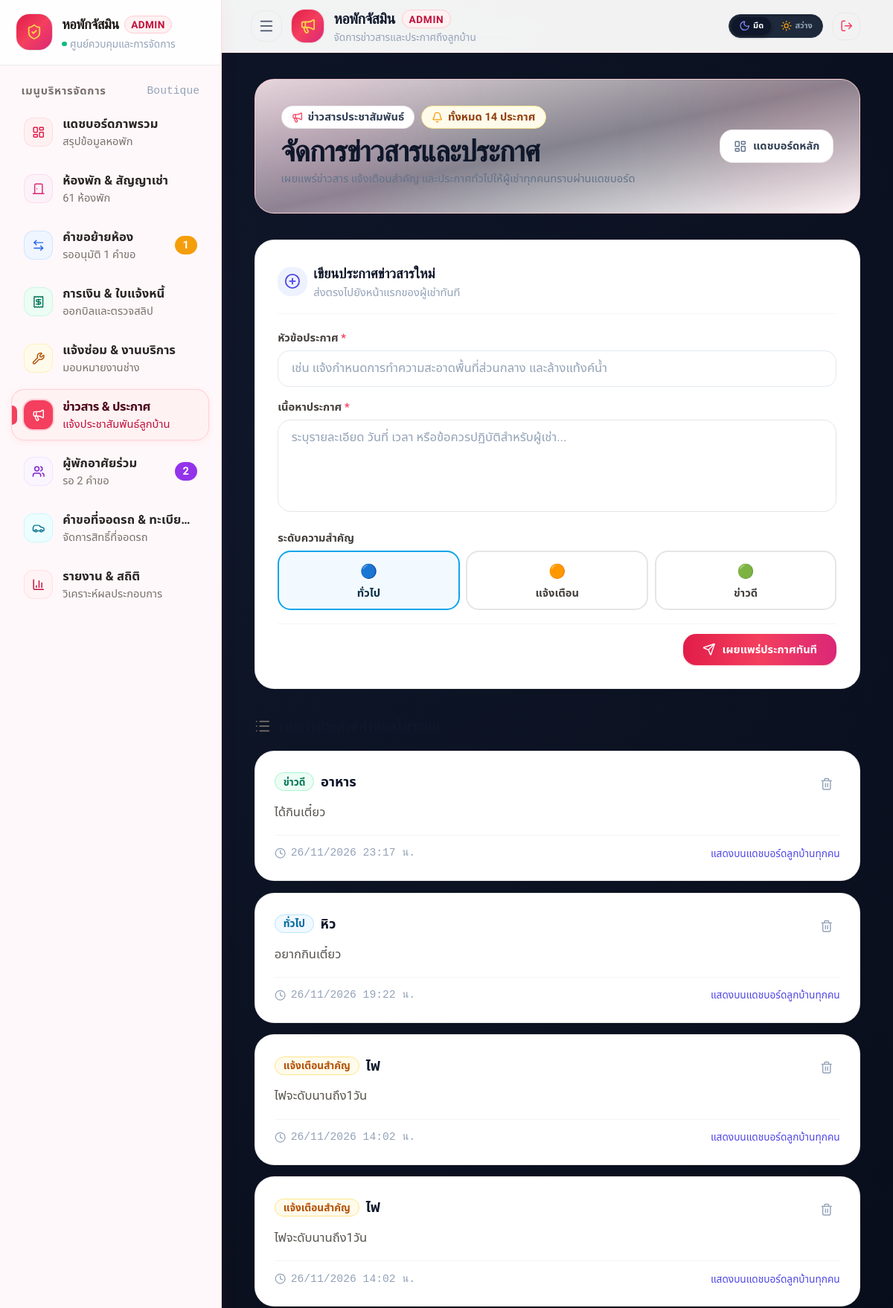
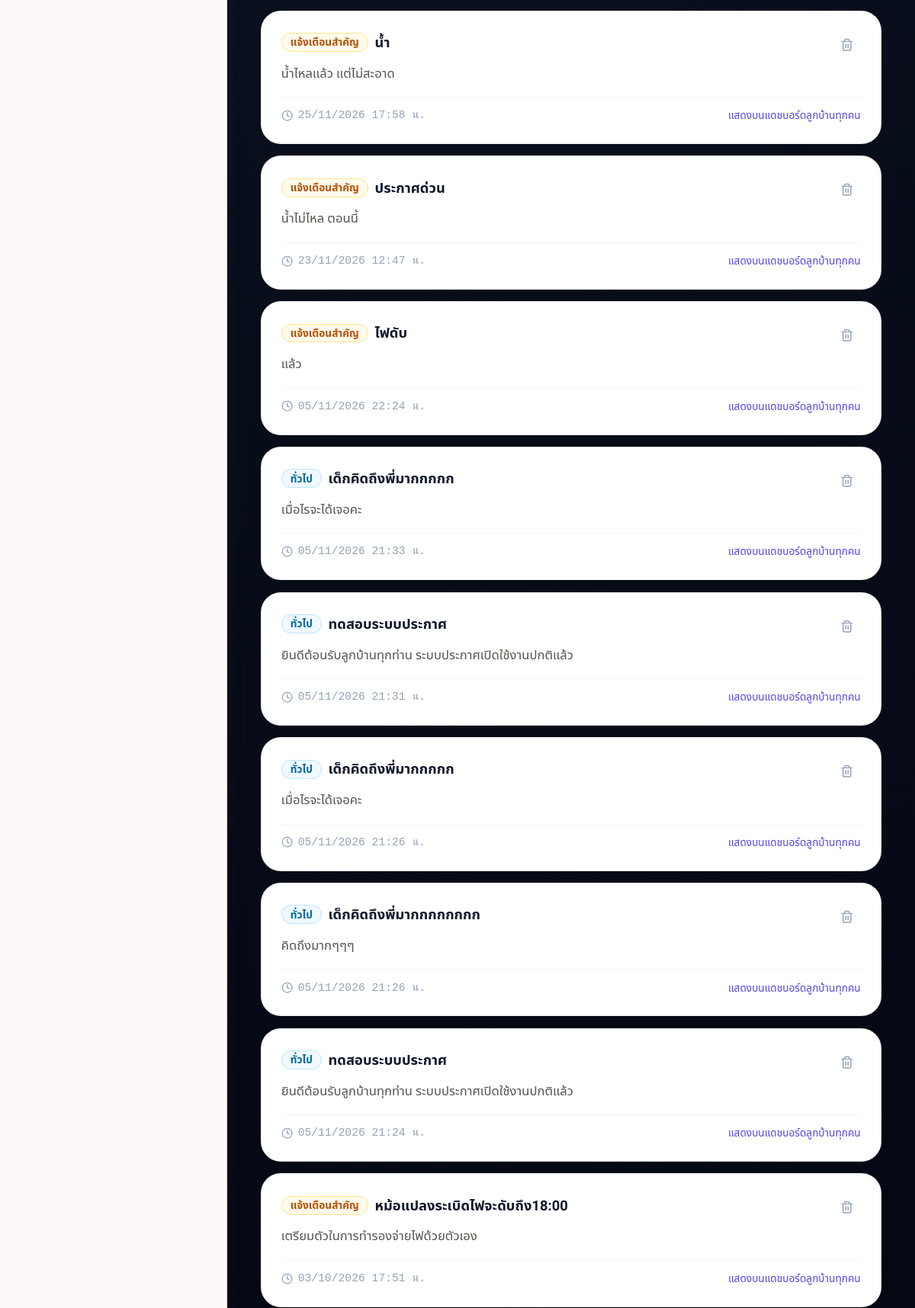
The page /manage_announcements.php (signed in, upper part) on the database its author committed (2 pictures, top to bottom).
### tables this page shows
CREATE TABLE `announcements` (
  `announcementId` int(11) NOT NULL AUTO_INCREMENT,
  `title` varchar(255) NOT NULL,
  `content` text NOT NULL,
  `createdAt` timestamp NOT NULL DEFAULT current_timestamp(),
  `created_at` timestamp NOT NULL DEFAULT current_timestamp(),
  `type` varchar(50) DEFAULT 'info',
  `message` text DEFAULT NULL,
  PRIMARY KEY (`announcementId`)
);

### manage_announcements.php (the view, shortened to what this page needs)
<?php
require_once 'includes/db_connect.php';
try {
    $conn->exec("ALTER TABLE Announcements ADD COLUMN message TEXT NULL");
} catch(Throwable $e) {}
try {
    $conn->exec("ALTER TABLE Announcements ADD COLUMN content TEXT NULL");
} catch(Throwable $e) {}
try {
    $conn->exec("ALTER TABLE Announcements ADD COLUMN type VARCHAR(50) DEFAULT 'info'");
} catch(Throwable $e) {}
$announcements = [];
try {
    $announcements = $conn->query("SELECT * FROM Announcements ORDER BY announcementId DESC")->fetchAll(PDO::FETCH_ASSOC);
} catch(Throwable $e) {}
?>
<!DOCTYPE html>
<html lang="th">
<head>
  <script src="https://cdn.tailwindcss.com">
    function selectAnnouncementType(type) {
        const input = document.getElementById('announcementTypeInput');
        if (input) input.value = type;
        const btnInfo = document.getElementById('btnAnnInfo');
        const btnWarn = document.getElementById('btnAnnWarn');
        const btnSucc = document.getElementById('btnAnnSucc');
        const inactiveCls = 'p-2.5 rounded-2xl border-2 flex flex-col items-center justify-center gap-1 text-center transition cursor-pointer border-stone-200 bg-white text-stone-700 font-semibold';
        if (btnInfo) btnInfo.className = inactiveCls;
        if (btnWarn) btnWarn.className = inactiveCls;
        if (btnSucc) btnSucc.className = inactiveCls;
        if (type === 'info' && btnInfo) {
            btnInfo.className = 'p-2.5 rounded-2xl border-2 flex flex-col items-center justify-center gap-1 text-center transition cursor-pointer border-sky-500 bg-sky-50/80 text-sky-950 font-bold shadow-xs';
        } else if (type === 'warning' && btnWarn) {
            btnWarn.className = 'p-2.5 rounded-2xl border-2 flex flex-col items-center justify-center gap-1 text-center transition cursor-pointer border-amber-500 bg-amber-50/80 text-amber-950 font-bold shadow-xs';
        } else if (type === 'success' && btnSucc) {
            btnSucc.className = 'p-2.5 rounded-2xl border-2 flex flex-col items-center justify-center gap-1 text-center transition cursor-pointer border-emerald-500 bg-emerald-50/80 text-emerald-950 font-bold shadow-xs';
        }
    }
</script>
</head>
<body class="min-h-screen flex flex-col antialiased selection:bg-indigo-600 selection:text-white pb-16 md:pb-8 bg-[#FAF9F6] text-slate-800">
  <?php include_once 'includes/admin_sidebar.php'; ?>
  <header class="sticky top-0 z-40 bg-white/95 backdrop-blur-md border-b border-rose-100/80 shadow-[0_1px_4px_0_rgba(244,63,94,0.03)]">
    <div class="max-w-7xl mx-auto px-4 sm:px-6 lg:px-8">
      <div class="flex items-center justify-between h-16">
        <div class="flex items-center space-x-3">
          <button type="button" onclick="toggleAdminSidebar()" class="p-2 -ml-1 rounded-2xl text-slate-600 hover:text-slate-900 hover:bg-rose-50/70 border border-stone-200/70 transition focus:outline-none cursor-pointer" title="เปิด/ปิด แถบเมนูด้านซ้าย">
            <i data-lucide="menu" class="w-5 h-5"></i>
          </button>
          <div class="w-10 h-10 rounded-2xl bg-gradient-to-br from-rose-600 via-rose-500 to-pink-600 flex items-center justify-center text-white shadow-sm ring-1 ring-rose-500/20 shrink-0">
            <i data-lucide="megaphone" class="w-5 h-5 text-amber-300"></i>
          </div>
          <div>
            <div class="flex items-center space-x-2">
              <span class="font-display font-bold text-lg tracking-tight text-slate-900">หอพักจัสมิน</span>
              <span class="text-[10px] bg-rose-50 text-rose-700 font-bold px-2 py-0.5 rounded-full border border-rose-200 uppercase tracking-wider">ADMIN</span>
            </div>
            <p class="text-[11px] text-slate-400 font-medium hidden sm:block">จัดการข่าวสารและประกาศถึงลูกบ้าน</p>
          </div>
        </div>
        <div class="flex items-center space-x-3">
          <?php include 'includes/theme_toggle.php'; ?>
          <a href="logout.php" onclick="return confirm('ออกจากระบบ?');" class="text-rose-500 hover:bg-rose-50 hover:text-rose-600 transition p-2 rounded-xl border border-stone-200/80" title="ออกจากระบบ">
            <i data-lucide="log-out" class="w-4 h-4"></i>
          </a>
        </div>
      </div>
    </div>
  </header>
  <main class="flex-1 max-w-5xl w-full mx-auto px-4 sm:px-6 lg:px-8 py-8 space-y-8">
    <div class="p-6 sm:p-8 relative overflow-hidden bg-gradient-to-br from-rose-50/90 via-pink-50/50 to-white border border-rose-200/80 rounded-3xl shadow-xs mb-6 sm:mb-8">
      <div class="absolute -left-16 -bottom-16 w-64 h-64 bg-pink-400/10 rounded-full blur-3xl pointer-events-none"></div>
      <div class="relative z-10 flex flex-col md:flex-row md:items-center justify-between gap-5">
        <div>
          <div class="flex items-center gap-2 flex-wrap mb-2">
            <span class="inline-flex items-center gap-1.5 text-xs font-semibold text-slate-700 bg-white border border-stone-200/80 px-3 py-1 rounded-full shadow-2xs">
              <i data-lucide="megaphone" class="w-3.5 h-3.5 text-rose-500"></i>
              <span>ข่าวสารประชาสัมพันธ์</span>
            </span>
            <span class="inline-flex items-center gap-1.5 text-xs font-semibold text-amber-800 bg-amber-50 border border-amber-200 px-3 py-1 rounded-full">
              <i data-lucide="bell" class="w-3.5 h-3.5 text-amber-500"></i>
              <span>ทั้งหมด <?php echo count($announcements); ?> ประกาศ</span>
            </span>
          </div>
          <h1 class="text-2xl sm:text-3xl lg:text-4xl font-display font-extrabold text-slate-900 tracking-tight">
            จัดการข่าวสารและประกาศ
          </h1>
          <p class="text-xs sm:text-sm text-slate-500 mt-1">
            เผยแพร่ข่าวสาร แจ้งเตือนสำคัญ และประกาศทั่วไปให้ผู้เช่าทุกคนทราบผ่านแดชบอร์ด
          </p>
        </div>
        <div class="flex flex-wrap items-center gap-3 shrink-0">
          <a href="admin_dashboard.php" class="px-4 py-2.5 bg-white hover:bg-stone-50 text-slate-700 rounded-2xl text-xs sm:text-sm font-bold transition flex items-center gap-2 cursor-pointer border border-stone-200 shadow-2xs active:scale-95">
            <i data-lucide="layout-dashboard" class="w-4 h-4 text-slate-500"></i>
            <span>แดชบอร์ดหลัก</span>
          </a>
        </div>
      </div>
    </div>
    <div class="bg-white rounded-3xl border border-stone-200/80 shadow-sm p-6 sm:p-7">
      <div class="flex items-center gap-2 pb-4 border-b border-stone-100 mb-5">
        <div class="w-9 h-9 rounded-2xl bg-indigo-50 text-indigo-600 flex items-center justify-center">
          <i data-lucide="plus-circle" class="w-5 h-5"></i>
        </div>
        <div>
          <h2 class="font-display font-bold text-slate-900 text-base">เขียนประกาศข่าวสารใหม่</h2>
          <p class="text-xs text-stone-400">ส่งตรงไปยังหน้าแรกของผู้เช่าทันที</p>
        </div>
      </div>
      <form action="manage_announcements.php" method="POST" class="space-y-4">
        <div>
          <label class="block text-xs font-bold text-stone-700 mb-1.5">หัวข้อประกาศ <span class="text-rose-500">*</span></label>
          <input type="text" name="title" required placeholder="เช่น แจ้งกำหนดการทำความสะอาดพื้นที่ส่วนกลาง และล้างแท้งค์น้ำ" class="w-full px-4 py-2.5 text-sm bg-stone-50 border border-stone-200 rounded-2xl outline-none focus:border-rose-500 focus:bg-white transition text-slate-800 placeholder-slate-400">
        </div>
        <div>
          <label class="block text-xs font-bold text-stone-700 mb-1.5">เนื้อหาประกาศ <span class="text-rose-500">*</span></label>
          <textarea name="content" rows="4" required placeholder="ระบุรายละเอียด วันที่ เวลา หรือข้อควรปฏิบัติสำหรับผู้เช่า..." class="w-full px-4 py-2.5 text-sm bg-stone-50 border border-stone-200 rounded-2xl outline-none focus:border-rose-500 focus:bg-white transition text-slate-800 placeholder-slate-400 resize-none leading-relaxed"></textarea>
        </div>
        <div>
          <label class="block text-xs font-bold text-stone-700 mb-1.5">ระดับความสำคัญ</label>
          <div class="grid grid-cols-3 gap-2" id="announcementTypePills">
            <button type="button" onclick="selectAnnouncementType('info')" id="btnAnnInfo"
                    class="p-2.5 rounded-2xl border-2 flex flex-col items-center justify-center gap-1 text-center transition cursor-pointer border-sky-500 bg-sky-50/80 text-sky-950 font-bold shadow-xs">
              <span class="text-base">🔵</span>
              <span class="text-xs">ทั่วไป</span>
            </button>
            <button type="button" onclick="selectAnnouncementType('warning')" id="btnAnnWarn"
                    class="p-2.5 rounded-2xl border-2 flex flex-col items-center justify-center gap-1 text-center transition cursor-pointer border-stone-200 bg-white hover:border-amber-400 text-stone-700 font-semibold">
              <span class="text-base">🟠</span>
              <span class="text-xs">แจ้งเตือน</span>
            </button>
            <button type="button" onclick="selectAnnouncementType('success')" id="btnAnnSucc"
                    class="p-2.5 rounded-2xl border-2 flex flex-col items-center justify-center gap-1 text-center transition cursor-pointer border-stone-200 bg-white hover:border-emerald-400 text-stone-700 font-semibold">
              <span class="text-base">🟢</span>
              <span class="text-xs">ข่าวดี</span>
            </button>
          </div>
        </div>
        <div class="pt-3 border-t border-stone-100 flex items-center justify-end">
          <button type="submit" name="post_announcement" class="px-6 py-2.5 bg-gradient-to-r from-rose-600 via-rose-500 to-pink-600 hover:from-rose-700 hover:to-pink-700 text-white text-xs sm:text-sm font-bold rounded-2xl shadow-sm shadow-rose-600/25 transition flex items-center gap-2 cursor-pointer active:scale-95">
            <i data-lucide="send" class="w-4 h-4"></i>
            <span>เผยแพร่ประกาศทันที</span>
          </button>
        </div>
      </form>
    </div>
    <div class="space-y-4">
      <div class="flex items-center justify-between">
        <h3 class="font-display font-bold text-slate-900 text-lg flex items-center gap-2">
          <i data-lucide="list" class="w-5 h-5 text-stone-500"></i>
          <span>รายการประกาศทั้งหมดในระบบ</span>
        </h3>
      </div>
      <?php if(count($announcements) > 0): ?>
        <div class="space-y-3.5">
          <?php foreach($announcements as $news): ?>
            <?php
              $annType = $news['type'] ?? 'info';
              $badgeStyle = 'bg-sky-50 text-sky-700 border-sky-200';
              $badgeText = 'ทั่วไป';
              if ($annType === 'warning') {
                $badgeStyle = 'bg-amber-50 text-amber-700 border-amber-200';
                $badgeText = 'แจ้งเตือนสำคัญ';
              } elseif ($annType === 'success') {
                $badgeStyle = 'bg-emerald-50 text-emerald-700 border-emerald-200';
                $badgeText = 'ข่าวดี';
              }
              $dateDisplay = $news['created_at'] ?? ($news['createdAt'] ?? date('Y-m-d H:i:s'));
              $bodyText = $news['message'] ?? ($news['content'] ?? '');
            ?>
            <div class="bg-white rounded-3xl border border-stone-200/80 shadow-sm p-5 sm:p-6 transition hover:border-stone-300 relative group">
              <div class="flex items-start justify-between gap-3 mb-2">
                <div class="flex items-center gap-2 flex-wrap">
                  <span class="px-2.5 py-0.5 rounded-full text-[11px] font-bold border <?php echo $badgeStyle; ?>">
                    <?php echo $badgeText; ?>
                  </span>
                  <h4 class="font-bold text-slate-900 text-base"><?php echo htmlspecialchars($news['title']); ?></h4>
                </div>
                <a href="manage_announcements.php?delete=<?php echo $news['announcementId']; ?>"
                   onclick="return confirm('ยืนยันลบประกาศนี้หรือไม่?');"
                   class="p-2 text-stone-400 hover:text-rose-600 hover:bg-rose-50 rounded-xl transition shrink-0"
                   title="ลบประกาศ">
                  <i data-lucide="trash-2" class="w-4 h-4"></i>
                </a>
              </div>
              <p class="text-stone-600 text-sm leading-relaxed whitespace-pre-line mt-2"><?php echo htmlspecialchars($bodyText); ?></p>
              <div class="flex items-center justify-between text-xs text-stone-400 mt-4 pt-3 border-t border-stone-100">
                <span class="flex items-center gap-1.5 font-mono">
                  <i data-lucide="clock" class="w-3.5 h-3.5 text-stone-400"></i>
                  <?php echo date("d/m/Y H:i", strtotime($dateDisplay)); ?> น.
                </span>
                <span class="text-indigo-600 font-medium text-[11px]">แสดงบนแดชบอร์ดลูกบ้านทุกคน</span>
              </div>
            </div>
          <?php endforeach; ?>
        </div>
      <?php endif; ?>
    </div>
  </main>
</body>
</html>

### manage_announcements.php (style rules this page uses)
body { font-family: 'Prompt', sans-serif; min-height: 100vh; overflow-x: hidden; background-color: #FAF9F6; color: #1e293b; }
input:not([type="checkbox"]):not([type="radio"]):not([type="hidden"]):not([type="file"]), select, textarea { background-color: #FAF9F6; border: 1px solid #e2e8f0; border-radius: 0.875rem; padding: 0.625rem 1rem; font-size: 0.875rem; width: 100%; transition: all 0.2s; color: #1e293b; }
label { display: block; font-size: 0.75rem; font-weight: 600; color: #475569; margin-bottom: 0.375rem; }

### includes/theme_head.php (style rules this page uses)
html { font-size: 17px !important; -webkit-font-smoothing: antialiased; -moz-osx-font-smoothing: grayscale; text-rendering: optimizeLegibility; }
@media (min-width: 1024px) { html { font-size: 17.5px !important; } }
body, button, input, select, textarea, table { font-family: 'Prompt', 'Kanit', 'Noto Sans Thai', -apple-system, BlinkMacSystemFont, 'Segoe UI', Roboto, sans-serif; }
.text-\[10px\], .text-\[10\.5px\], .text-\[11px\] { font-size: 0.78rem !important; line-height: 1.35 !important; font-weight: 600; }
.text-xs { font-size: 0.84rem !important; line-height: 1.4 !important; }
.text-sm { font-size: 0.95rem !important; line-height: 1.5 !important; }
.text-base { font-size: 1.05rem !important; line-height: 1.6 !important; }
html[data-theme="dark"] .text-slate-400, html[data-theme="dark"] .text-stone-400, html[data-theme="dark"] .text-gray-400 { color: #94a3b8 !important; }
input:not([type="checkbox"]):not([type="radio"]):not([type="hidden"]):not([type="submit"]):not([type="button"]):not([type="reset"]):not([type="range"]):not([type="color"]), textarea, select { font-size: 0.95rem !important; font-weight: 500 !important; background-color: #ffffff !important; color: #1e293b !important; }
input::placeholder, textarea::placeholder { color: #94a3b8 !important; }
html, body { transition: background-color 0.2s ease, color 0.2s ease; }
html[data-theme="dark"], html.theme-dark, body.theme-dark, html[data-theme="dark"] body { background: radial-gradient(circle at 15% 15%, #0f172a 0%, #080d1a 50%, #030712 100%) !important; background-color: #080d1a !important; background-attachment: fixed !important; color: #f1f5f9 !important; }

### includes/admin_sidebar.php (style rules this page uses)
html, body { overflow-x: clip; }
main, header > div, .max-w-7xl, .max-w-6xl { transition: max-width 0.28s cubic-bezier(0.16, 1, 0.3, 1), padding 0.28s cubic-bezier(0.16, 1, 0.3, 1), width 0.28s cubic-bezier(0.16, 1, 0.3, 1); }
@media (min-width: 1024px) { body.admin-sidebar-open { padding-left: 17rem !important; transition: padding-left 0.28s cubic-bezier(0.16, 1, 0.3, 1); } }
@media (min-width: 1024px) { body.admin-sidebar-open main, body.admin-sidebar-open header > div, body.admin-sidebar-open .max-w-7xl { max-width: 98% !important; } }

### rows shown on the page
announcements: type "ข่าวดี", title "อาหาร", message "ได้กินเตี๋ยว"
announcements: badgeText "ทั่วไป", title "หิว", message "อยากกินเตี๋ยว"
announcements: type "แจ้งเตือนสำคัญ", title "ไฟ", message "ไฟจะดับนานถึง1วัน"
announcements: type "แจ้งเตือนสำคัญ", title "ไฟ", message "ไฟจะดับนานถึง1วัน"
announcements: type "แจ้งเตือนสำคัญ", title "น้ำ", message "น้ำไหลแล้ว แต่ไม่สะอาด"
announcements: type "แจ้งเตือนสำคัญ", title "ประกาศด่วน", message "น้ำไม่ไหล ตอนนี้"
announcements: type "แจ้งเตือนสำคัญ", title "ไฟดับ", message "แล้ว"
announcements: badgeText "ทั่วไป", title "เด็กคิดถึงพี่มากกกกก", message "เมื่อไรจะได้เจอคะ"
announcements: badgeText "ทั่วไป", title "ทดสอบระบบประกาศ", message "ยินดีต้อนรับลูกบ้านทุกท่าน ระบบประกาศเปิดใช้งานปกติแล้ว"
announcements: badgeText "ทั่วไป", title "เด็กคิดถึงพี่มากกกกก", message "เมื่อไรจะได้เจอคะ"
announcements: badgeText "ทั่วไป", title "เด็กคิดถึงพี่มากกกกกกกก", message "คิดถึงมากๆๆๆ"
announcements: badgeText "ทั่วไป", title "ทดสอบระบบประกาศ", message "ยินดีต้อนรับลูกบ้านทุกท่าน ระบบประกาศเปิดใช้งานปกติแล้ว"
announcements: type "แจ้งเตือนสำคัญ", title "หม้อแปลงระเบิดไฟจะดับถึง18:00", message "เตรียมตัวในการทำรองจ่ายไฟด้วยตัวเอง"

### other values the page prints
$item['title'] "แดชบอร์ดภาพรวม"
$item['subtitle'] "สรุปข้อมูลหอพัก"
$item['title'] "ห้องพัก & สัญญาเช่า"
$item['subtitle'] "61 ห้องพัก"
$item['title'] "คำขอย้ายห้อง"
$item['subtitle'] "รออนุมัติ 1 คำขอ"
$badgeCount "1"
$item['title'] "การเงิน & ใบแจ้งหนี้"
$item['subtitle'] "ออกบิลและตรวจสลิป"
$item['title'] "แจ้งซ่อม & งานบริการ"
$item['subtitle'] "มอบหมายงานช่าง"
$item['title'] "ข่าวสาร & ประกาศ"
$item['subtitle'] "แจ้งประชาสัมพันธ์ลูกบ้าน"
$item['title'] "ผู้พักอาศัยร่วม"
$item['subtitle'] "รอ 2 คำขอ"
